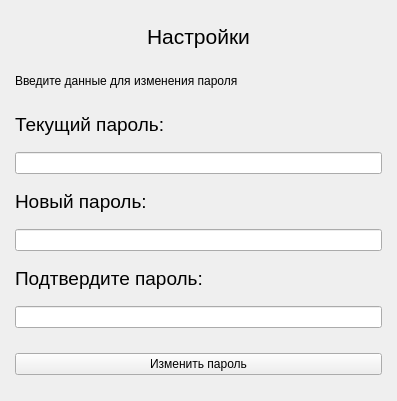
<?xml version="1.0" encoding="UTF-8"?>
<ui version="4.0">
 <class>Settings</class>
 <widget class="QMainWindow" name="Settings">
  <property name="geometry">
   <rect>
    <x>0</x>
    <y>0</y>
    <width>397</width>
    <height>401</height>
   </rect>
  </property>
  <property name="windowTitle">
   <string>MainWindow</string>
  </property>
  <property name="windowIcon">
   <iconset resource="resources.qrc">
    <normaloff>:/icons/img/settings.png</normaloff>:/icons/img/settings.png</iconset>
  </property>
  <widget class="QWidget" name="centralwidget">
   <layout class="QVBoxLayout" name="verticalLayout_4">
    <property name="spacing">
     <number>16</number>
    </property>
    <property name="leftMargin">
     <number>15</number>
    </property>
    <property name="topMargin">
     <number>15</number>
    </property>
    <property name="rightMargin">
     <number>15</number>
    </property>
    <property name="bottomMargin">
     <number>17</number>
    </property>
    <item>
     <widget class="QLabel" name="label_3">
      <property name="sizePolicy">
       <sizepolicy hsizetype="Preferred" vsizetype="Maximum">
        <horstretch>0</horstretch>
        <verstretch>0</verstretch>
       </sizepolicy>
      </property>
      <property name="font">
       <font>
        <pointsize>16</pointsize>
       </font>
      </property>
      <property name="text">
       <string>Настройки</string>
      </property>
      <property name="alignment">
       <set>Qt::AlignCenter</set>
      </property>
     </widget>
    </item>
    <item>
     <widget class="QLabel" name="errorlabel">
      <property name="sizePolicy">
       <sizepolicy hsizetype="Preferred" vsizetype="Maximum">
        <horstretch>0</horstretch>
        <verstretch>0</verstretch>
       </sizepolicy>
      </property>
      <property name="text">
       <string>Введите данные для изменения пароля</string>
      </property>
     </widget>
    </item>
    <item>
     <layout class="QVBoxLayout" name="verticalLayout_2">
      <item>
       <widget class="QLabel" name="label_5">
        <property name="sizePolicy">
         <sizepolicy hsizetype="Preferred" vsizetype="Maximum">
          <horstretch>0</horstretch>
          <verstretch>0</verstretch>
         </sizepolicy>
        </property>
        <property name="font">
         <font>
          <pointsize>14</pointsize>
         </font>
        </property>
        <property name="text">
         <string>Текущий пароль:</string>
        </property>
       </widget>
      </item>
      <item>
       <widget class="QLineEdit" name="oldpassword">
        <property name="text">
         <string/>
        </property>
        <property name="echoMode">
         <enum>QLineEdit::Password</enum>
        </property>
       </widget>
      </item>
      <item>
       <widget class="QLabel" name="label">
        <property name="sizePolicy">
         <sizepolicy hsizetype="Preferred" vsizetype="Maximum">
          <horstretch>0</horstretch>
          <verstretch>0</verstretch>
         </sizepolicy>
        </property>
        <property name="font">
         <font>
          <pointsize>14</pointsize>
         </font>
        </property>
        <property name="text">
         <string>Новый пароль:</string>
        </property>
       </widget>
      </item>
      <item>
       <widget class="QLineEdit" name="password">
        <property name="echoMode">
         <enum>QLineEdit::Password</enum>
        </property>
       </widget>
      </item>
      <item>
       <widget class="QLabel" name="label_4">
        <property name="sizePolicy">
         <sizepolicy hsizetype="Preferred" vsizetype="Maximum">
          <horstretch>0</horstretch>
          <verstretch>0</verstretch>
         </sizepolicy>
        </property>
        <property name="font">
         <font>
          <pointsize>14</pointsize>
         </font>
        </property>
        <property name="text">
         <string>Подтвердите пароль:</string>
        </property>
       </widget>
      </item>
      <item>
       <widget class="QLineEdit" name="password_2">
        <property name="echoMode">
         <enum>QLineEdit::Password</enum>
        </property>
       </widget>
      </item>
     </layout>
    </item>
    <item>
     <widget class="QPushButton" name="changeButton">
      <property name="sizePolicy">
       <sizepolicy hsizetype="Minimum" vsizetype="Fixed">
        <horstretch>0</horstretch>
        <verstretch>0</verstretch>
       </sizepolicy>
      </property>
      <property name="layoutDirection">
       <enum>Qt::LeftToRight</enum>
      </property>
      <property name="text">
       <string>Изменить пароль</string>
      </property>
     </widget>
    </item>
   </layout>
  </widget>
  <widget class="QMenuBar" name="menubar">
   <property name="geometry">
    <rect>
     <x>0</x>
     <y>0</y>
     <width>397</width>
     <height>26</height>
    </rect>
   </property>
  </widget>
 </widget>
 <resources>
  <include location="resources.qrc"/>
 </resources>
 <connections/>
</ui>
